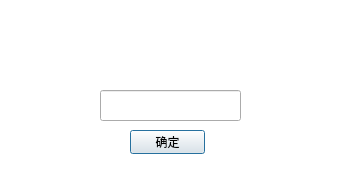
<?xml version="1.0" encoding="UTF-8"?>
<ui version="4.0">
 <class>createTab</class>
 <widget class="QDialog" name="createTab">
  <property name="geometry">
   <rect>
    <x>0</x>
    <y>0</y>
    <width>342</width>
    <height>169</height>
   </rect>
  </property>
  <property name="windowTitle">
   <string>Dialog</string>
  </property>
  <widget class="QLineEdit" name="tabInput">
   <property name="geometry">
    <rect>
     <x>100</x>
     <y>90</y>
     <width>141</width>
     <height>31</height>
    </rect>
   </property>
  </widget>
  <widget class="QListView" name="listView_2">
   <property name="geometry">
    <rect>
     <x>-40</x>
     <y>-20</y>
     <width>411</width>
     <height>241</height>
    </rect>
   </property>
   <property name="styleSheet">
    <string notr="true">border-image:url(:/background/resource/background/bg1.jpg)</string>
   </property>
  </widget>
  <widget class="QPushButton" name="sureButton">
   <property name="geometry">
    <rect>
     <x>130</x>
     <y>130</y>
     <width>75</width>
     <height>24</height>
    </rect>
   </property>
   <property name="text">
    <string>确定</string>
   </property>
  </widget>
  <zorder>listView_2</zorder>
  <zorder>tabInput</zorder>
  <zorder>sureButton</zorder>
 </widget>
 <resources>
  <include location="resource.qrc"/>
 </resources>
 <connections/>
</ui>
